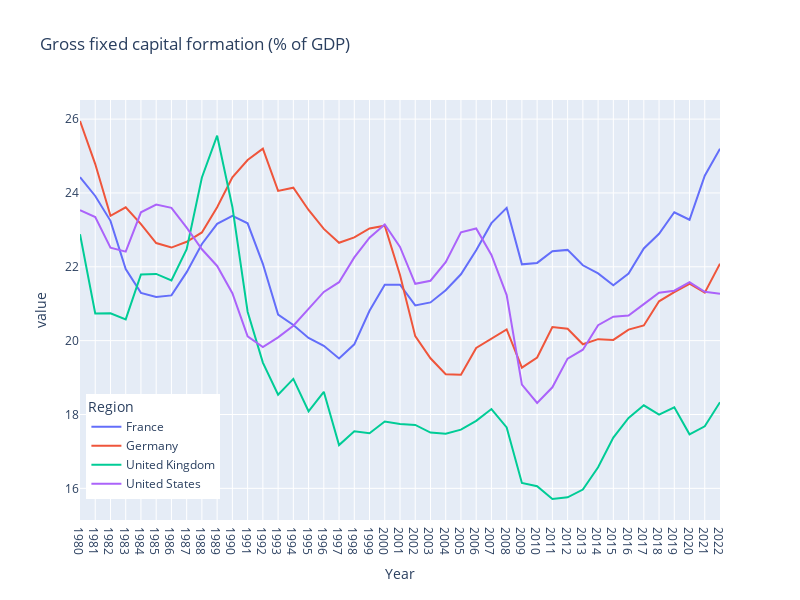

Source (notebook cell):
### Code cell
import requests
import pandas as pd
import plotly.express as px

# Set the API endpoint and parameters
base_url = "http://api.worldbank.org/v2/country/all/indicator/NE.GDI.FTOT.ZS"
params = {
    "format": "json",  # JSON format
    "per_page": 30000,  # High limit to get all data at once
    "date": "1980:2022"  # Date range from 2000 to 2022
}

# Make the request to the World Bank API
response = requests.get(base_url, params=params)

# Check if the request was successful
if response.status_code == 200:
    # The response comes in two parts: metadata and data
    data = response.json()[1]  # Extract only the data part

    df = pd.DataFrame([[i['date'],i['country']['value'],i['value']] for i in data],
             columns=['Year','Country','FDI'])#.groupby(['Year','Country']).sum().unstack()

else:
    print("Failed to retrieve data:", response.status_code)


df_screened = df[df['Country'].isin(['United Kingdom', 'United States','France','Germany'])].groupby(['Year','Country']).sum().unstack().FDI


fig = px.line(df_screened,
              labels={'index':'Year'},
              width=800, height=600,
              title=data[0]['indicator']['value'])

fig.update_layout(legend=dict(
    title='Region',
    yanchor="top",
    y=0.30,
    xanchor="left",
    x=0.01
))

fig.show()

### Figure 1 — Plotly figure (JSON) as saved in the notebook; plotly's stock layout.template omitted (floating-point values rounded to 4 significant figures)
{"data": [{"hovertemplate": "Country=France<br>Year=%{x}<br>value=%{y}<extra></extra>", "legendgroup": "France", "line": {"color": "#636efa", "dash": "solid"}, "marker": {"symbol": "circle"}, "mode": "lines", "name": "France", "orientation": "v", "showlegend": true, "type": "scatter", "x": ["1980", "1981", "1982", "1983", "1984", "1985", "1986", "1987", "1988", "1989", "1990", "1991", "1992", "1993", "1994", "1995", "1996", "1997", "1998", "1999", "2000", "2001", "2002", "2003", "2004", "2005", "2006", "2007", "2008", "2009", "2010", "2011", "2012", "2013", "2014", "2015", "2016", "2017", "2018", "2019", "2020", "2021", "2022"], "xaxis": "x", "y": [24.43, 23.92, 23.24, 21.94, 21.29, 21.18, 21.23, 21.86, 22.62, 23.17, 23.38, 23.18, 22.08, 20.71, 20.42, 20.07, 19.86, 19.52, 19.9, 20.81, 21.51, 21.51, 20.95, 21.03, 21.36, 21.8, 22.45, 23.18, 23.6, 22.07, 22.11, 22.42, 22.46, 22.04, 21.82, 21.5, 21.82, 22.5, 22.89, 23.48, 23.27, 24.47, 25.2], "yaxis": "y"}, {"hovertemplate": "Country=Germany<br>Year=%{x}<br>value=%{y}<extra></extra>", "legendgroup": "Germany", "line": {"color": "#EF553B", "dash": "solid"}, "marker": {"symbol": "circle"}, "mode": "lines", "name": "Germany", "orientation": "v", "showlegend": true, "type": "scatter", "x": ["1980", "1981", "1982", "1983", "1984", "1985", "1986", "1987", "1988", "1989", "1990", "1991", "1992", "1993", "1994", "1995", "1996", "1997", "1998", "1999", "2000", "2001", "2002", "2003", "2004", "2005", "2006", "2007", "2008", "2009", "2010", "2011", "2012", "2013", "2014", "2015", "2016", "2017", "2018", "2019", "2020", "2021", "2022"], "xaxis": "x", "y": [25.95, 24.78, 23.38, 23.61, 23.15, 22.64, 22.52, 22.68, 22.93, 23.61, 24.42, 24.89, 25.2, 24.06, 24.14, 23.54, 23.03, 22.65, 22.8, 23.04, 23.11, 21.78, 20.12, 19.52, 19.09, 19.08, 19.8, 20.06, 20.3, 19.27, 19.54, 20.37, 20.32, 19.9, 20.04, 20.02, 20.3, 20.41, 21.07, 21.32, 21.54, 21.3, 22.09], "yaxis": "y"}, {"hovertemplate": "Country=United Kingdom<br>Year=%{x}<br>value=%{y}<extra></extra>", "legendgroup": "United Kingdom", "line": {"color": "#00cc96", "dash": "solid"}, "marker": {"symbol": "circle"}, "mode": "lines", "name": "United Kingdom", "orientation": "v", "showlegend": true, "type": "scatter", "x": ["1980", "1981", "1982", "1983", "1984", "1985", "1986", "1987", "1988", "1989", "1990", "1991", "1992", "1993", "1994", "1995", "1996", "1997", "1998", "1999", "2000", "2001", "2002", "2003", "2004", "2005", "2006", "2007", "2008", "2009", "2010", "2011", "2012", "2013", "2014", "2015", "2016", "2017", "2018", "2019", "2020", "2021", "2022"], "xaxis": "x", "y": [22.88, 20.74, 20.74, 20.57, 21.79, 21.81, 21.63, 22.48, 24.42, 25.55, 23.62, 20.78, 19.41, 18.54, 18.96, 18.09, 18.61, 17.17, 17.55, 17.49, 17.81, 17.74, 17.72, 17.51, 17.48, 17.59, 17.83, 18.15, 17.65, 16.15, 16.06, 15.71, 15.76, 15.97, 16.57, 17.37, 17.9, 18.25, 18.0, 18.19, 17.46, 17.68, 18.33], "yaxis": "y"}, {"hovertemplate": "Country=United States<br>Year=%{x}<br>value=%{y}<extra></extra>", "legendgroup": "United States", "line": {"color": "#ab63fa", "dash": "solid"}, "marker": {"symbol": "circle"}, "mode": "lines", "name": "United States", "orientation": "v", "showlegend": true, "type": "scatter", "x": ["1980", "1981", "1982", "1983", "1984", "1985", "1986", "1987", "1988", "1989", "1990", "1991", "1992", "1993", "1994", "1995", "1996", "1997", "1998", "1999", "2000", "2001", "2002", "2003", "2004", "2005", "2006", "2007", "2008", "2009", "2010", "2011", "2012", "2013", "2014", "2015", "2016", "2017", "2018", "2019", "2020", "2021", "2022"], "xaxis": "x", "y": [23.53, 23.35, 22.52, 22.41, 23.48, 23.69, 23.6, 23.06, 22.47, 22.02, 21.29, 20.12, 19.83, 20.09, 20.4, 20.86, 21.32, 21.58, 22.26, 22.79, 23.15, 22.54, 21.54, 21.62, 22.13, 22.93, 23.04, 22.32, 21.24, 18.81, 18.31, 18.74, 19.51, 19.75, 20.42, 20.65, 20.68, 20.99, 21.3, 21.35, 21.58, 21.32, 21.27], "yaxis": "y"}], "layout": {"height": 600, "legend": {"title": {"text": "Region"}, "tracegroupgap": 0, "x": 0.01, "xanchor": "left", "y": 0.3, "yanchor": "top"}, "title": {"text": "Gross fixed capital formation (% of GDP)"}, "width": 800, "xaxis": {"anchor": "y", "domain": [0, 1], "title": {"text": "Year"}}, "yaxis": {"anchor": "x", "domain": [0, 1], "title": {"text": "value"}}}}
